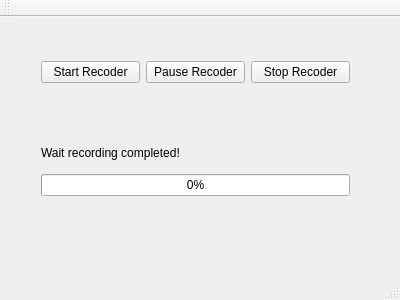
<?xml version="1.0" encoding="UTF-8"?>
<ui version="4.0">
 <class>MainWindow</class>
 <widget class="QMainWindow" name="MainWindow">
  <property name="geometry">
   <rect>
    <x>0</x>
    <y>0</y>
    <width>400</width>
    <height>300</height>
   </rect>
  </property>
  <property name="windowTitle">
   <string>MainWindow</string>
  </property>
  <widget class="QWidget" name="centralWidget">
   <widget class="QWidget" name="horizontalLayoutWidget">
    <property name="geometry">
     <rect>
      <x>30</x>
      <y>30</y>
      <width>331</width>
      <height>51</height>
     </rect>
    </property>
    <layout class="QHBoxLayout" name="horizontalLayout">
     <item>
      <widget class="QPushButton" name="startRecoder">
       <property name="text">
        <string>Start Recoder</string>
       </property>
      </widget>
     </item>
     <item>
      <widget class="QPushButton" name="pauseRecoder">
       <property name="text">
        <string>Pause Recoder</string>
       </property>
      </widget>
     </item>
     <item>
      <widget class="QPushButton" name="stopRecoder">
       <property name="text">
        <string>Stop Recoder</string>
       </property>
      </widget>
     </item>
    </layout>
   </widget>
   <widget class="QWidget" name="verticalLayoutWidget">
    <property name="geometry">
     <rect>
      <x>30</x>
      <y>110</y>
      <width>331</width>
      <height>80</height>
     </rect>
    </property>
    <layout class="QVBoxLayout" name="verticalLayout">
     <item>
      <widget class="QLabel" name="label">
       <property name="text">
        <string>Wait recording completed!</string>
       </property>
      </widget>
     </item>
     <item>
      <widget class="QProgressBar" name="progressBar">
       <property name="value">
        <number>0</number>
       </property>
      </widget>
     </item>
    </layout>
   </widget>
  </widget>
  <widget class="QMenuBar" name="menuBar">
   <property name="geometry">
    <rect>
     <x>0</x>
     <y>0</y>
     <width>400</width>
     <height>23</height>
    </rect>
   </property>
  </widget>
  <widget class="QToolBar" name="mainToolBar">
   <attribute name="toolBarArea">
    <enum>TopToolBarArea</enum>
   </attribute>
   <attribute name="toolBarBreak">
    <bool>false</bool>
   </attribute>
  </widget>
  <widget class="QStatusBar" name="statusBar"/>
 </widget>
 <layoutdefault spacing="6" margin="11"/>
 <resources/>
 <connections/>
</ui>
